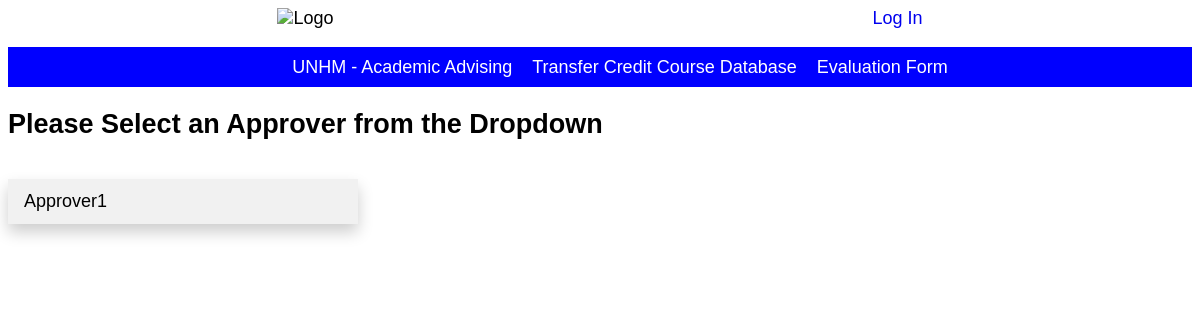
The page /approvers on the database as committed earlier.
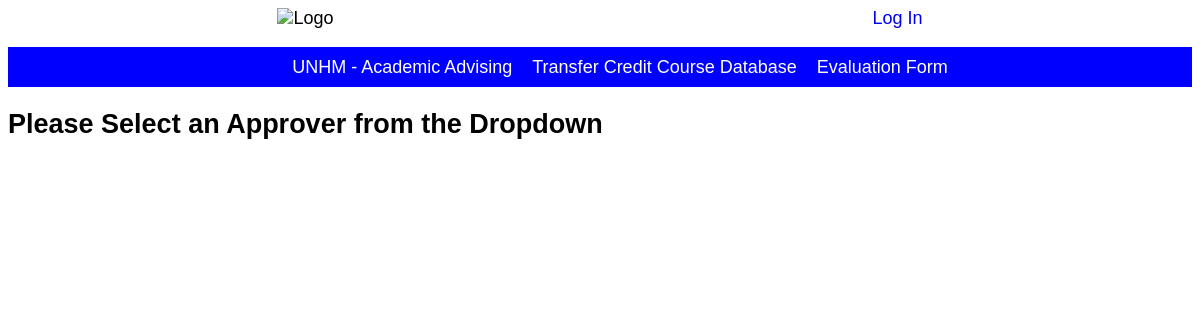
The same page on the database as committed later.
### transfer/models/model_approver.py (models this page shows, shortened)
class Approver(models.Model):
    approver_name = models.CharField(max_length=30, blank=False, unique=True)

### transfer/views/approver_view.py (the view)
# urls.py: path('approvers', ApproverListView.as_view(), name='approver'),
class ApproverListView(ListView):
    model = Approver
    template_name = 'approver/approver_home.html'

### transfer/templates/approver/approver_home.html
{% extends "base.html" %}
{% load static %}
{% block content %}
<h2>Please Select an Approver from the Dropdown</h2>
<div class="dropdown">
  <div id="myDropdown" class="dropdown-content">
    {% for approver in object_list %}
    <a href="">{{ approver.approver_name }}</a>
    {% endfor %}
    </div>
    </div>
{% endblock %}

Rows that differ between the two databases and show on the page:
removed Approver: approver_name "Approver1"
